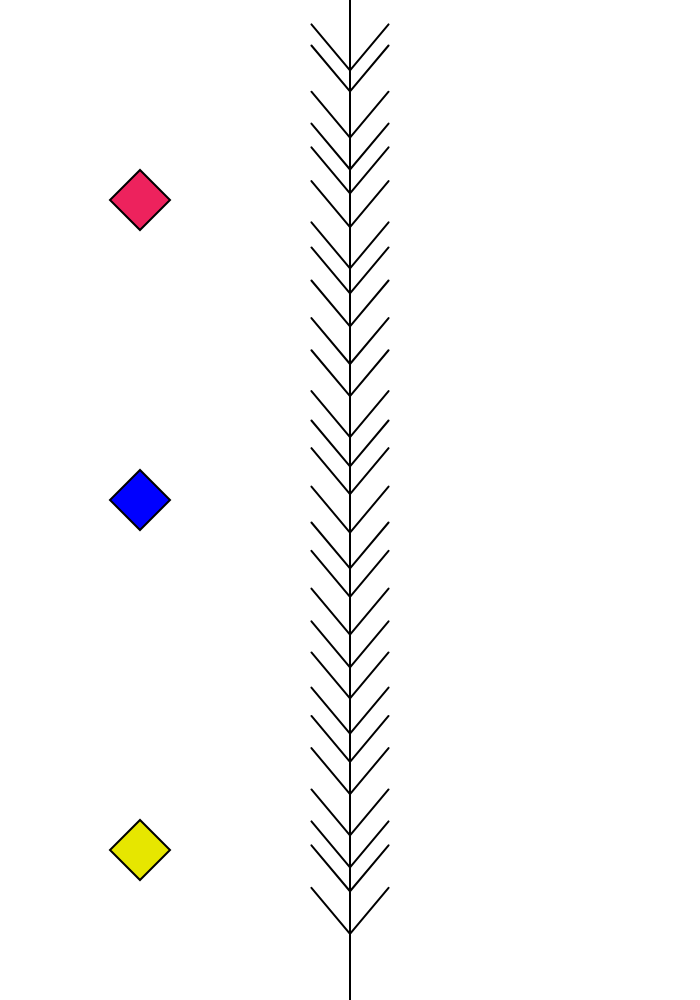
Frame 1 (no input)
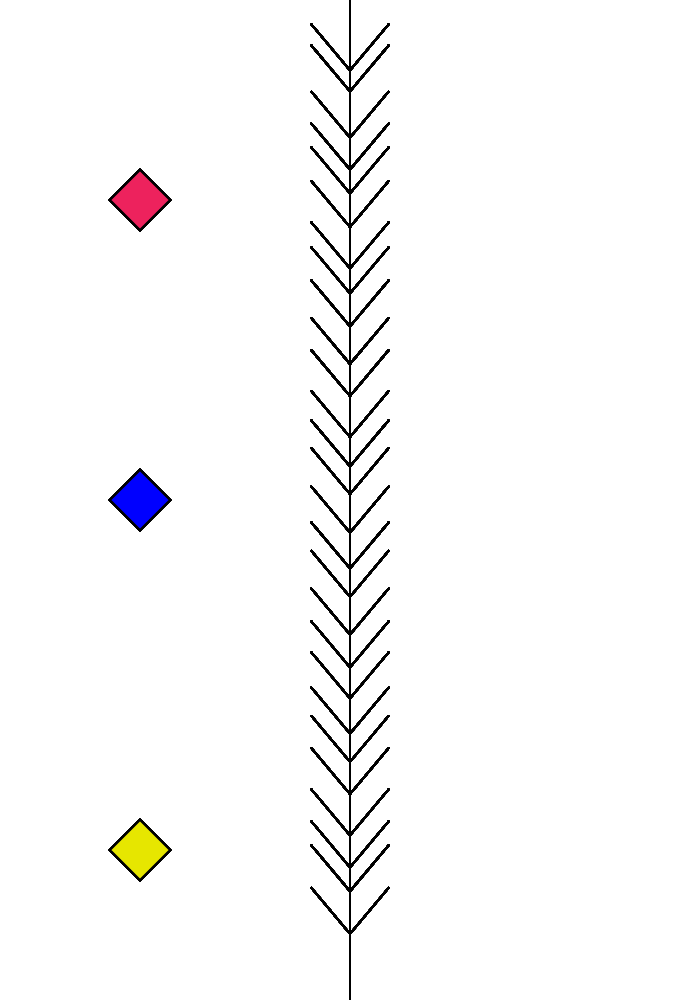
Frame 60 (no input)
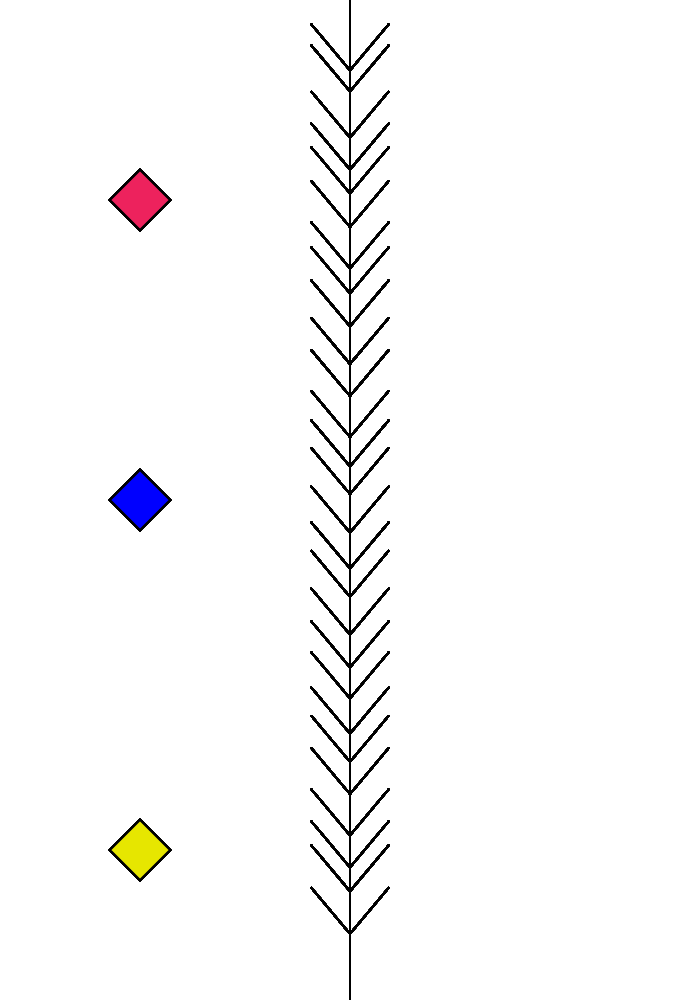
Frame 120 (the mouse pressed at the canvas centre since frame 60)

The p5.js sketch that drew these frames (run headless with seeded random() and noise() and a simulated clock; from frame 60 on, the mouse is pressed at the canvas centre):

// p5.js sketch
// ── sketch.js
const branchNumber = 30;
let branchStep = 0;
let branchOffset = 0;
const branchAngle = 50;
const branchLength = 60;

function setup() {
  createCanvas(700, windowHeight);
  branchStep = height / branchNumber;
  branchOffset = branchStep / 2;

  angleMode(DEGREES);
}

function draw() {
  stroke(0);
  strokeWeight(2);

  line(width / 2, 0, width / 2, height);

  drawBranch(width / 2, 0, 0, height);

  fill(237, 34, 93);
  drawDiamond(width/5, height/5);
  fill(0, 0, 255);
  drawDiamond(width/5, height/2);
  fill(230, 230, 0);
  drawDiamond(width/5, height - 150);

 
  noise(width / 2, )
}

function drawBranch(x, y, angle, length) {
  for (let y = branchStep * 2; y < height - branchStep; y += branchStep) {
    const offsetY = y + map(noise(y), 0, 1, -1, 1) * branchOffset;

    const centerX = width / 2;
    const centerY = offsetY;

    const x1 = centerX + branchLength;
    const y1 = centerY;

    let x2 = centerX + (x1 - centerX) * cos(-branchAngle) - (y1 - centerY) * sin(-branchAngle);
    let y2 = centerY + (x1 - centerX) * sin(-branchAngle) + (y1 - centerY) * cos(-branchAngle);

    line(centerX, centerY, x2, y2);

    x2 = centerX + (x1 - centerX) * cos(-180 + branchAngle) - (y1 - centerY) * sin(-180 + branchAngle);
    y2 = centerY + (x1 - centerX) * sin(-180 + branchAngle) + (y1 - centerY) * cos(-180 + branchAngle);

    line(centerX, centerY, x2, y2);
  }
}

function drawDiamond(x, y) {
  stroke(0);
  beginShape();
  vertex(x, y + 30);
  vertex(x + 30, y);
  vertex(x, y - 30);
  vertex(x - 30, y);
  endShape(CLOSE);
}

// ── style.css
html, body {
  margin: 0;
  padding: 0;
  overflow: hidden;
}

body {
  display: flex;
  align-content: center;
  justify-content: center;
  flex-wrap: wrap;
  background-color: #fff;
}
